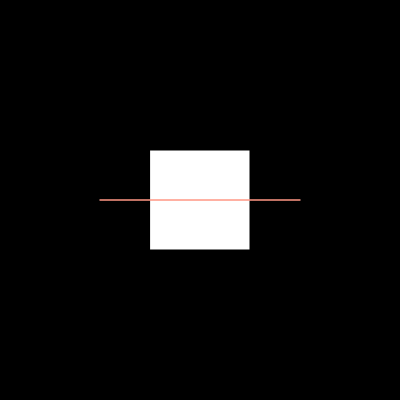
Frame 1 (no input)
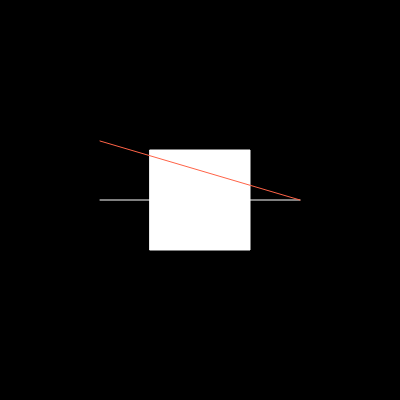
Frame 60 (no input)
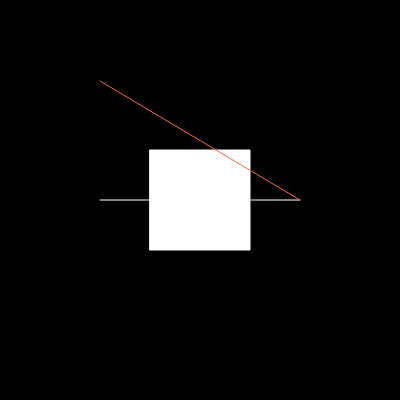
Frame 120 (the mouse pressed at the canvas centre since frame 60)

The p5.js sketch that drew these frames (run headless with seeded random() and noise() and a simulated clock; from frame 60 on, the mouse is pressed at the canvas centre):

// p5.js sketch
// ── sketch.js
// File: 032518

let change = 0
let dir = 1

function setup(){
  createCanvas(400,400)
  background(0)
  pixelDensity(displayDensity())

  rectMode(CENTER)
}


function draw(){
  background(0)

  push()
  rect(width/2, height/2, width/4, height/4)
  pop()

  stroke(255)
  line(width/4, height/2, width - width/4, height/2)

  push()
  stroke('tomato')
  line(width/4, height/2 - change, width - width/4, height/2)
  pop()
  change += dir
  if (change > height || change < 0) {
    dir *= -1
  }
}
